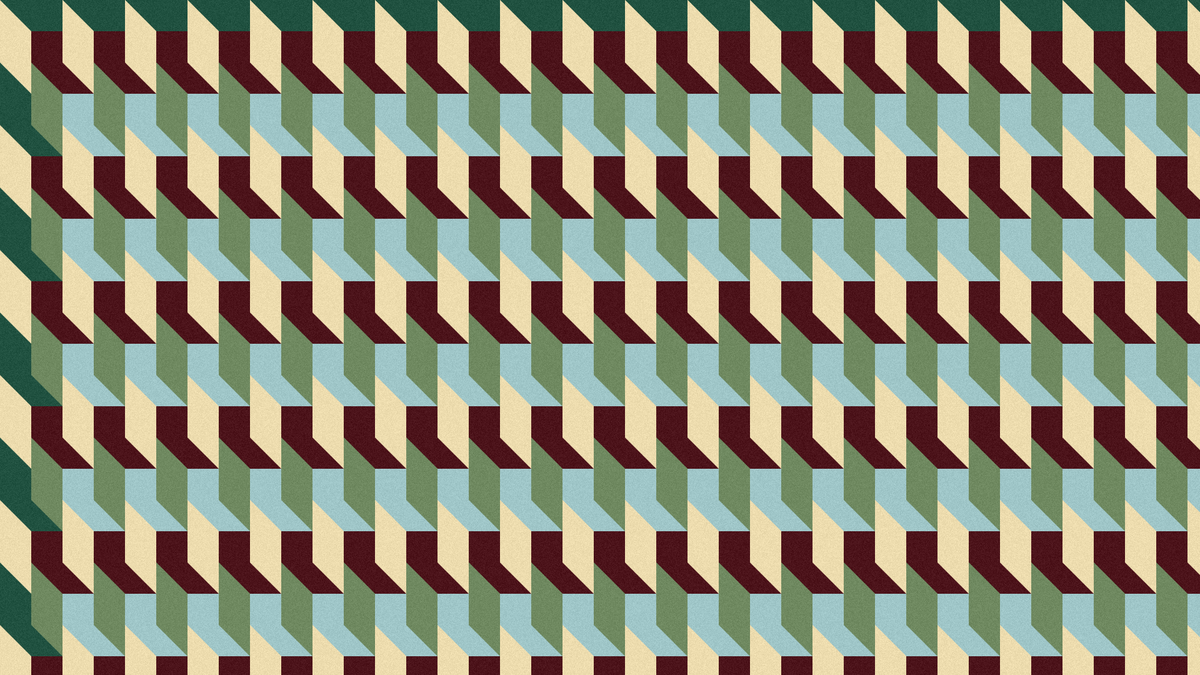
Frame 1 (no input)
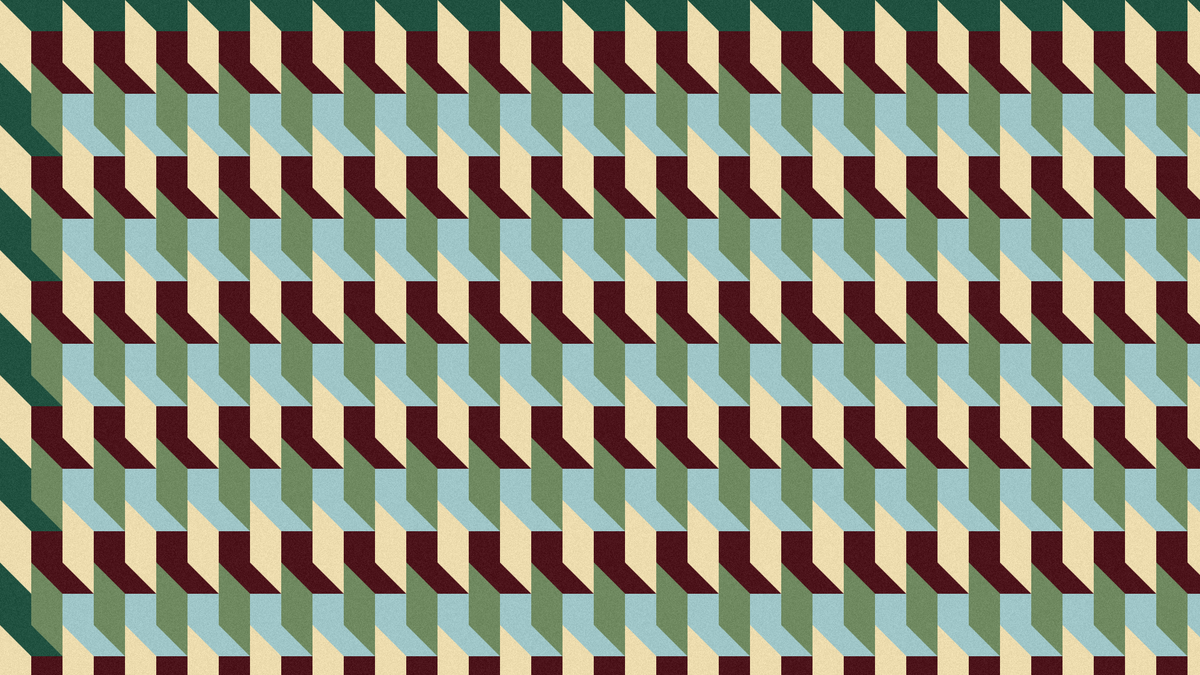
Frame 2 (the mouse pressed at the canvas centre, redrawn once)

The p5.js sketch that drew these frames (run headless with seeded random() and noise() and a simulated clock; the mouse was pressed at the canvas centre and the sketch redrawn once):

// p5.js sketch
// ── sketch.js
// p5.js code to create a seamless geometric pattern with a Riso-style texture

// Constants for the pattern
const tileWidth = 100; // Width of a single tile
const tileHeight = 100; // Height of a single tile
const angle = 45; // Angle for the diagonal bands
const colors = {
  burntOrange: '#9fc6c8',
  lightBlue: '#4C131A',
  darkBrown: '#6F8960',
  mediumBrown: '#eddcae',
  cream: '#205140',
  nearBlack: '#151515'
};

"#9fc6c8";
"#4C131A";
"#6F8960";
"#eddcae";
"#205140";
function setup() {
  createCanvas(1920, 1080);
  noLoop(); // Draw once for static pattern
}

function draw() {
  background(colors.cream);
  drawPattern();
  addRisoTexture();
}

// Function to draw a single tile
function drawTile(x, y, isOffsetRow) {
  push();
  translate(x, y);

  // Alternate diagonal band colors
  const bandColor = isOffsetRow ? colors.darkBrown : colors.mediumBrown;

  // Draw left diagonal parallelogram
  fill(bandColor);
  noStroke();
  beginShape();
  vertex(0, 0);
  vertex(tileWidth / 2, tileHeight / 2);
  vertex(tileWidth / 2, tileHeight * 1.5);
  vertex(0, tileHeight);
  endShape(CLOSE);

  // Draw right diagonal parallelogram
  beginShape();
  vertex(tileWidth, 0);
  vertex(tileWidth * 1.5, tileHeight / 2);
  vertex(tileWidth * 1.5, tileHeight * 1.5);
  vertex(tileWidth, tileHeight);
  endShape(CLOSE);

  // Draw center square
  const squareColor = isOffsetRow ? colors.burntOrange : colors.lightBlue;
  fill(squareColor);
  rect(tileWidth / 2, tileHeight / 2, tileWidth, tileHeight);

  pop();
}

// Function to draw the entire pattern
function drawPattern() {
  const cols = ceil(width / tileWidth);
  const rows = ceil(height / tileHeight);

  for (let row = 0; row < rows; row++) {
    for (let col = 0; col < cols; col++) {
      const x = col * tileWidth;
      const y = row * tileHeight;

      // Offset every other row for zig-zag effect
      const isOffsetRow = row % 2 === 1;
      const offsetX = isOffsetRow ? tileWidth / 2 : 0;

      drawTile(x + offsetX, y, isOffsetRow);
    }
  }
}

// Function to add a Riso-style texture
function addRisoTexture() {
  loadPixels();
  for (let x = 0; x < width; x++) {
    for (let y = 0; y < height; y++) {
      const index = (x + y * width) * 4;

      // Add subtle noise to each pixel
      const noiseValue = random(-10, 10);
      pixels[index] += noiseValue; // Red
      pixels[index + 1] += noiseValue; // Green
      pixels[index + 2] += noiseValue; // Blue
    }
  }
  updatePixels();
}
